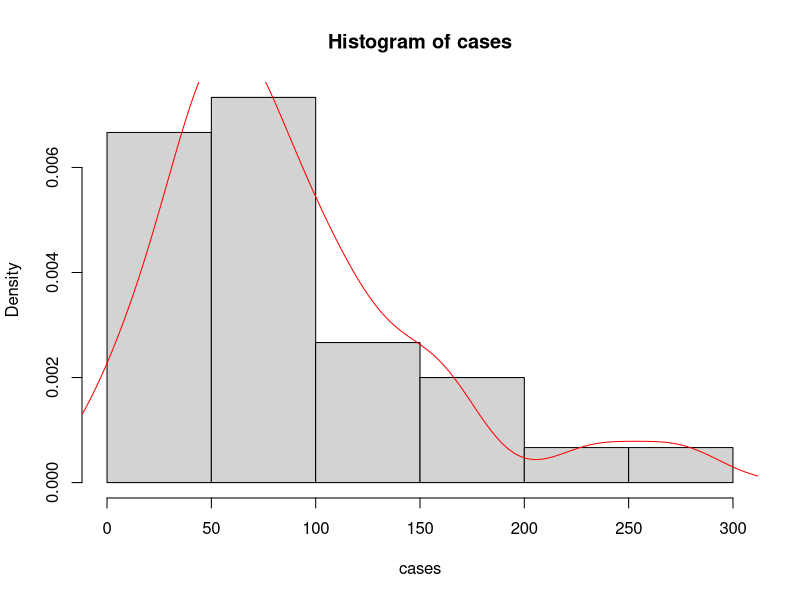
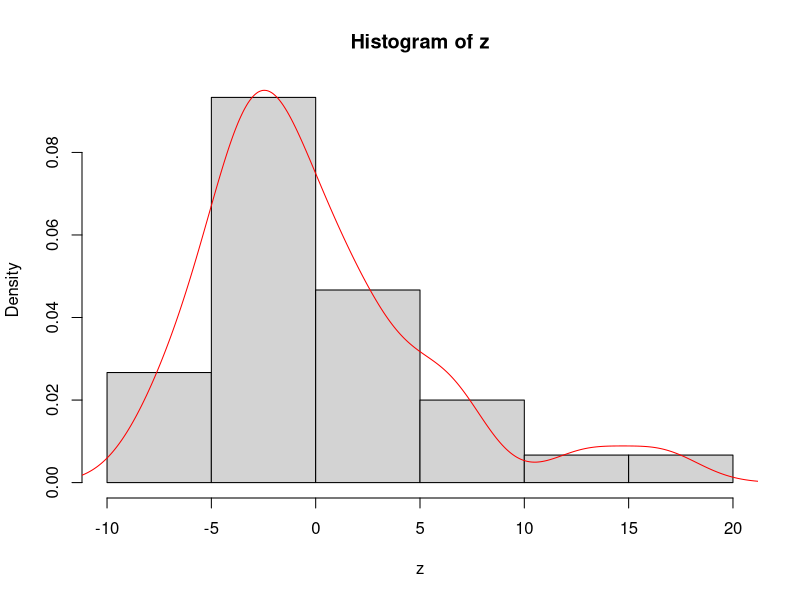
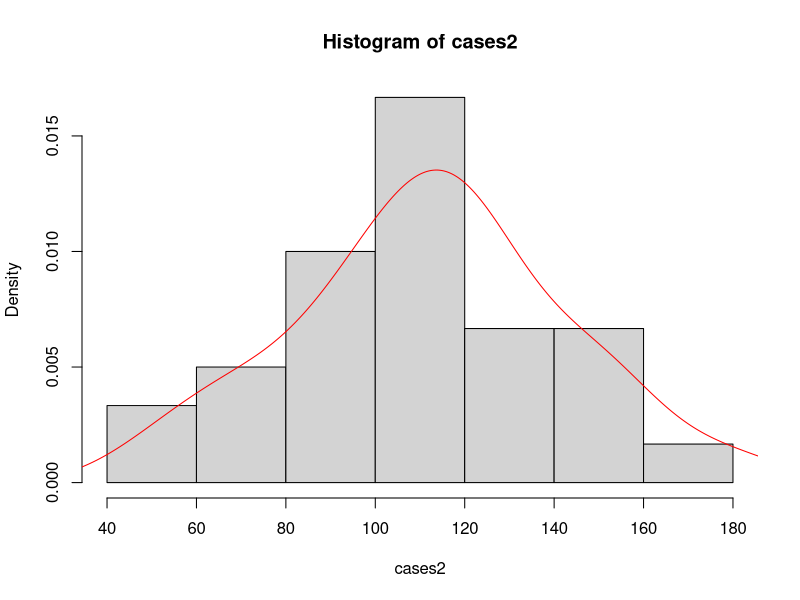

Here is the R script that generated these plots, in order:
# simulation of the data sets

cases <- abs(round(rnorm(30)*100, 0))

# noramlity check

hist(cases, freq = FALSE); lines(density(cases), col = "red")
z <- (cases - mean(cases))/(sd(cases)/sqrt(length(cases)))
hist(z, freq = FALSE); lines(density(z), col = "red")

USL <- (mean(cases) + (1.96*(sd(cases)/sqrt(length(cases)))))
LSL <- (mean(cases) - (1.96*(sd(cases)/sqrt(length(cases)))))

cap.ind <- (USL - LSL)/(6*sd(cases))

# non-normal
# data simulation 

cases2 <- abs(round(rpois(30, 10)*10, 0))

# normality check

hist(cases2, freq = FALSE); lines(density(cases2), col = "red")

c.mean <- mean(cases2)
c.sd <- sd(cases2)

USL <- c.mean + (1.96*(c.sd/sqrt(length(cases2))))
LSL <- c.mean - (1.96*(c.sd/sqrt(length(cases2))))

cu <- (USL - c.mean)/(3*c.sd)
cl <- (c.mean - LSL)/(3*c.sd)

cpk <- min(cu, cl)
